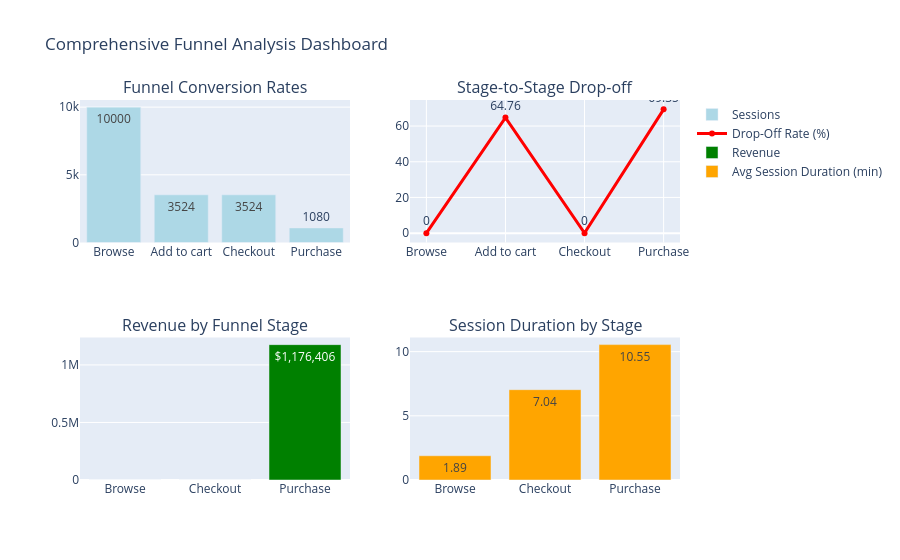

Write notebook code for a chart like this one.
### Code cell
## Create Comprehensive funnel Visualization
from plotly.subplots import make_subplots
import plotly.graph_objects as go

fig = make_subplots(
    rows=2, cols=2,
    subplot_titles=(
        "Funnel Conversion Rates",
        "Stage-to-Stage Drop-off",
        "Revenue by Funnel Stage",
        "Session Duration by Stage"
    )
)

# Funnel conversion rates
fig.add_trace(
    go.Bar(
        x=funnel_df["Stage"],
        y=funnel_df["Sessions"],
        text=funnel_df["Sessions"],
        textposition="auto",
        name="Sessions",
        marker_color="lightblue"
    ),
    row=1, col=1
)

# Drop-Off Rates
fig.add_trace(
    go.Scatter(
        x=funnel_df["Stage"],
        y=funnel_df["Drop_Off_Rate"],
        mode="lines+markers+text",
        text=funnel_df["Drop_Off_Rate"],
        textposition="top center",
        name="Drop-Off Rate (%)",
        line=dict(color="red", width=3)
    ),
    row=1, col=2
)

# Revenue by Stage
revenue_by_stage = session_summary.groupby("Max_Funnel_Stage")["Revenue"].sum().reset_index()

fig.add_trace(
    go.Bar(
        x=revenue_by_stage["Max_Funnel_Stage"],
        y=revenue_by_stage["Revenue"],
        text=[f'${x:,.0f}' for x in revenue_by_stage["Revenue"]],
        textposition="auto",
        name="Revenue",
        marker_color="green"
    ),
    row=2, col=1
)

# Session duration by stage
duration_by_stage = session_summary.groupby("Max_Funnel_Stage")["Session_Duration_Min"].mean().reset_index()

fig.add_trace(
    go.Bar(
        x=duration_by_stage["Max_Funnel_Stage"],
        y=duration_by_stage["Session_Duration_Min"],
        text=duration_by_stage["Session_Duration_Min"].round(2),
        textposition="auto",
        name="Avg Session Duration (min)",
        marker_color="orange"
    ),
    row=2, col=2
)

fig.update_layout(
    height=800,
    title_text="Comprehensive Funnel Analysis Dashboard",
    showlegend=True
)

fig.show()

### Figure 1 — Plotly figure (JSON) as saved in the notebook; plotly's stock layout.template omitted (floating-point values rounded to 4 significant figures)
{"data": [{"marker": {"color": "lightblue"}, "name": "Sessions", "text": [10000, 3524, 3524, 1080], "textposition": "auto", "type": "bar", "x": ["Browse", "Add to cart", "Checkout", "Purchase"], "xaxis": "x", "y": [10000, 3524, 3524, 1080], "yaxis": "y"}, {"line": {"color": "red", "width": 3}, "mode": "lines+markers+text", "name": "Drop-Off Rate (%)", "text": [0, 64.76, 0, 69.35], "textposition": "top center", "type": "scatter", "x": ["Browse", "Add to cart", "Checkout", "Purchase"], "xaxis": "x2", "y": [0, 64.76, 0, 69.35], "yaxis": "y2"}, {"marker": {"color": "green"}, "name": "Revenue", "text": ["$0", "$0", "$1,176,406"], "textposition": "auto", "type": "bar", "x": ["Browse", "Checkout", "Purchase"], "xaxis": "x3", "y": [0, 0, 1176000.0], "yaxis": "y3"}, {"marker": {"color": "orange"}, "name": "Avg Session Duration (min)", "text": [1.89, 7.04, 10.55], "textposition": "auto", "type": "bar", "x": ["Browse", "Checkout", "Purchase"], "xaxis": "x4", "y": [1.889, 7.036, 10.55], "yaxis": "y4"}], "layout": {"annotations": [{"font": {"size": 16}, "showarrow": false, "text": "Funnel Conversion Rates", "x": 0.225, "xanchor": "center", "xref": "paper", "y": 1, "yanchor": "bottom", "yref": "paper"}, {"font": {"size": 16}, "showarrow": false, "text": "Stage-to-Stage Drop-off", "x": 0.775, "xanchor": "center", "xref": "paper", "y": 1, "yanchor": "bottom", "yref": "paper"}, {"font": {"size": 16}, "showarrow": false, "text": "Revenue by Funnel Stage", "x": 0.225, "xanchor": "center", "xref": "paper", "y": 0.375, "yanchor": "bottom", "yref": "paper"}, {"font": {"size": 16}, "showarrow": false, "text": "Session Duration by Stage", "x": 0.775, "xanchor": "center", "xref": "paper", "y": 0.375, "yanchor": "bottom", "yref": "paper"}], "autosize": true, "dragmode": "lasso", "showlegend": true, "title": {"text": "Comprehensive Funnel Analysis Dashboard"}, "xaxis": {"anchor": "y", "autorange": false, "domain": [0, 0.45], "range": [-0.5, 3.5], "type": "category"}, "xaxis2": {"anchor": "y2", "autorange": false, "domain": [0.55, 1], "range": [-0.2071, 3.207], "type": "category"}, "xaxis3": {"anchor": "y3", "autorange": false, "domain": [0, 0.45], "range": [-0.5, 2.5], "type": "category"}, "xaxis4": {"anchor": "y4", "autorange": false, "domain": [0.55, 1], "range": [-0.5, 2.5], "type": "category"}, "yaxis": {"anchor": "x", "autorange": false, "domain": [0.625, 1], "range": [4.547e-13, 10530.0], "type": "linear"}, "yaxis2": {"anchor": "x2", "autorange": false, "domain": [0.625, 1], "range": [-5.245, 74.6], "type": "linear"}, "yaxis3": {"anchor": "x3", "autorange": false, "domain": [0, 0.375], "range": [-1.164e-10, 1238000.0], "type": "linear"}, "yaxis4": {"anchor": "x4", "autorange": false, "domain": [0, 0.375], "range": [0, 11.1], "type": "linear"}}}
